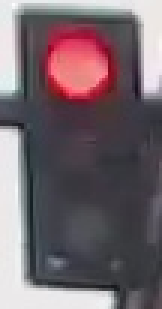
#> input picture Project6_Traffic Light Classifier/traffic_light_images/training/red/10a18f3d-79d7-447f-ab9e-6de78b09477f.jpg, 54 x 103 px (shown 3 times larger)
$ jupyter execute --allow-errors Traffic_Light_Classifier.ipynb   (shell and % lines are left out)
#> lines starting #> are read from the running program, lines starting #| are printed output that depends on the picture
### Project6_Traffic Light Classifier/helpers.py
# Helper functions

import os
import glob # library for loading images from a directory
import matplotlib.image as mpimg


# This function loads in images and their labels and places them in a list
# The list contains all images and their associated labels
# For example, after data is loaded, im_list[0][:] will be the first image-label pair in the list
def load_dataset(image_dir):

    # Populate this empty image list
#> called with image_dir = 'traffic_light_images/training/'
    im_list = []
    image_types = ["red", "yellow", "green"]

    # Iterate through each color folder
    for im_type in image_types:

        # Iterate through each image file in each image_type folder
        # glob reads in any image with the extension "image_dir/im_type/*"
        for file in glob.glob(os.path.join(image_dir, im_type, "*")):

            # Read in the image
            im = mpimg.imread(file)
#> im is the input picture: shape (103, 54, 3); mean R, G, B 115.4, 101.5, 108.1

            # Check if the image exists/if it's been correctly read-in
            if not im is None:
                # Append the image, and it's type (red, green, yellow) to the image list
                im_list.append((im, im_type))

    return im_list

### Project6_Traffic Light Classifier/test_functions.py
# All test code
import unittest
from IPython.display import Markdown, display


# Helper functions for printing markdown text (text in color/bold/etc)
def printmd(string):
    display(Markdown(string))

# Print a test failed message, given an error
def print_fail():
    printmd('**<span style="color: red;">TEST FAILED</span>**')

# Print a test passed message
def print_pass():
    printmd('**<span style="color: green;">TEST PASSED</span>**')


# A class holding all tests
class Tests(unittest.TestCase):


    # Tests the `one_hot_encode` function, which is passed in as an argument
    def test_one_hot(self, one_hot_function):

        # Test that the generated one-hot labels match the expected one-hot label
        # For all three cases (red, yellow, green)
        try:
            self.assertEqual([1,0,0], one_hot_function('red'))
            self.assertEqual([0,1,0], one_hot_function('yellow'))
            self.assertEqual([0,0,1], one_hot_function('green'))

        # If the function does *not* pass all 3 tests above, it enters this exception
        except self.failureException as e:
            # Print out an error message
            print_fail()
            print("Your function did not return the expected one-hot label.")
            print('\n'+str(e))
            return

        # Print out a "test passed" message
        print_pass()


    # Tests if any misclassified images are red but mistakenly classified as green
    # [19 lines left out: function test_red_as_green, not called in this run]

### Project6_Traffic Light Classifier/Traffic_Light_Classifier.ipynb
# Traffic Light Classifier
---

In this project, you’ll use your knowledge of computer vision techniques to build a classifier for images of traffic lights! You'll be given a dataset of traffic light images in which one of three lights is illuminated: red, yellow, or green.

In this notebook, you'll pre-process these images, extract features that will help us distinguish the different types of images, and use those features to classify the traffic light images into three classes: red, yellow, or green. The tasks will be broken down into a few sections:

1. **Loading and visualizing the data**.
      The first step in any classification task is to be familiar with your data; you'll need to load in the images of traffic lights and visualize them!

2. **Pre-processing**.
    The input images and output labels need to be standardized. This way, you can analyze all the input images using the same classification pipeline, and you know what output to expect when you eventually classify a *new* image.

3. **Feature extraction**.
    Next, you'll extract some features from each image that will help distinguish and eventually classify these images.

4. **Classification and visualizing error**.
    Finally, you'll write one function that uses your features to classify *any* traffic light image. This function will take in an image and output a label. You'll also be given code to determine the accuracy of your classification model.

5. **Evaluate your model**.
    To pass this project, your classifier must be >90% accurate and never classify any red lights as green; it's likely that you'll need to improve the accuracy of your classifier by changing existing features or adding new features. I'd also encourage you to try to get as close to 100% accuracy as possible!

Here are some sample images from the dataset (from left to right: red, green, and yellow traffic lights):

---
### *Here's what you need to know to complete the project:*

Some template code has already been provided for you, but you'll need to implement additional code steps to successfully complete this project. Any code that is required to pass this project is marked with **'(IMPLEMENTATION)'** in the header. There are also a couple of questions about your thoughts as you work through this project, which are marked with **'(QUESTION)'** in the header. Make sure to answer all questions and to check your work against the [project rubric](https://review.udacity.com/#!/rubrics/1213/view) to make sure you complete the necessary classification steps!

Your project submission will be evaluated based on the code implementations you provide, and on two main classification criteria.
Your complete traffic light classifier should have:
1. **Greater than 90% accuracy**
2. ***Never* classify red lights as green**

# 1. Loading and Visualizing the Traffic Light Dataset

This traffic light dataset consists of 1484 number of color images in 3 categories - red, yellow, and green. As with most human-sourced data, the data is not evenly distributed among the types. There are:
* 904 red traffic light images
* 536 green traffic light images
* 44 yellow traffic light images

*Note: All images come from this [MIT self-driving car course](https://selfdrivingcars.mit.edu/) and are licensed under a [Creative Commons Attribution-ShareAlike 4.0 International License](https://creativecommons.org/licenses/by-sa/4.0/).*

### Import resources

Before you get started on the project code, import the libraries and resources that you'll need.

[cell 1]
import cv2 # computer vision library
import helpers # helper functions

import random
import numpy as np
import matplotlib.pyplot as plt
import matplotlib.image as mpimg # for loading in images

## Training and Testing Data

All 1484 of the traffic light images are separated into training and testing datasets.

* 80% of these images are training images, for you to use as you create a classifier.
* 20% are test images, which will be used to test the accuracy of your classifier.
* All images are pictures of 3-light traffic lights with one light illuminated.

## Define the image directories

First, we set some variables to keep track of some where our images are stored:

    IMAGE_DIR_TRAINING: the directory where our training image data is stored
    IMAGE_DIR_TEST: the directory where our test image data is stored

[cell 2]
# Image data directories
IMAGE_DIR_TRAINING = "traffic_light_images/training/"
IMAGE_DIR_TEST = "traffic_light_images/test/"

## Load the datasets

These first few lines of code will load the training traffic light images and store all of them in a variable, `IMAGE_LIST`. This list contains the images and their associated label ("red", "yellow", "green").

You are encouraged to take a look at the `load_dataset` function in the helpers.py file. This will give you a good idea about how lots of image files can be read in from a directory using the [glob library](https://pymotw.com/2/glob/). The `load_dataset` function takes in the name of an image directory and returns a list of images and their associated labels.

For example, the first image-label pair in `IMAGE_LIST` can be accessed by index:
``` IMAGE_LIST[0][:]```.

[cell 3]
# Using the load_dataset function in helpers.py
# Load training data
IMAGE_LIST = helpers.load_dataset(IMAGE_DIR_TRAINING)
#> IMAGE_LIST = 2 items

## Visualize the Data

The first steps in analyzing any dataset are to 1. load the data and 2. look at the data. Seeing what it looks like will give you an idea of what to look for in the images, what kind of noise or inconsistencies you have to deal with, and so on. This will help you understand the image dataset, and **understanding a dataset is part of making predictions about the data**.

---
### Visualize the input images

Visualize and explore the image data! Write code to display an image in `IMAGE_LIST`:
* Display the image
* Print out the shape of the image
* Print out its corresponding label

See if you can display at least one of each type of traffic light image – red, green, and yellow — and look at their similarities and differences.

[cell 4]
## TODO: Write code to display an image in IMAGE_LIST (try finding a yellow traffic light!)
## TODO: Print out 1. The shape of the image and 2. The image's label
yellow_list = []
for idx in range(len(IMAGE_LIST)):
    if IMAGE_LIST[idx][1] == 'yellow':
        yellow_list.append(idx)
        break
#> this loop made 2 passes
#> after the loop, yellow_list = []
print(yellow_list)

# The first image in IMAGE_LIST is displayed below (without information about shape or label)
#> (the rest of this cell did not finish here and is left out)

# 2. Pre-process the Data

After loading in each image, you have to standardize the input and output!

### Input

This means that every input image should be in the same format, of the same size, and so on. We'll be creating features by performing the same analysis on every picture, and for a classification task like this, it's important that **similar images create similar features**!

### Output

We also need the output to be a label that is easy to read and easy to compare with other labels. It is good practice to convert categorical data like "red" and "green" to numerical data.

A very common classification output is a 1D list that is the length of the number of classes - three in the case of red, yellow, and green lights - with the values 0 or 1 indicating which class a certain image is. For example, since we have three classes (red, yellow, and green), we can make a list with the order: [red value, yellow value, green value]. In general, order does not matter, we choose the order [red value, yellow value, green value] in this case to reflect the position of each light in descending vertical order.

A red light should have the  label: [1, 0, 0]. Yellow should be: [0, 1, 0]. Green should be: [0, 0, 1]. These labels are called **one-hot encoded labels**.

*(Note: one-hot encoding will be especially important when you work with [machine learning algorithms](https://machinelearningmastery.com/how-to-one-hot-encode-sequence-data-in-python/)).*

---
<a id='task2'></a>
### (IMPLEMENTATION): Standardize the input images

* Resize each image to the desired input size: 32x32px.
* (Optional) You may choose to crop, shift, or rotate the images in this step as well.

It's very common to have square input sizes that can be rotated (and remain the same size), and analyzed in smaller, square patches. It's also important to make all your images the same size so that they can be sent through the same pipeline of classification steps!

[cell 5]
# This function should take in an RGB image and return a new, standardized version
def standardize_input(image):

    ## TODO: Resize image and pre-process so that all "standard" images are the same size
    standard_im = np.copy(image)
    standard_im = cv2.resize(standard_im, (32, 32))

    return standard_im

## Standardize the output

With each loaded image, we also specify the expected output. For this, we use **one-hot encoding**.

* One-hot encode the labels. To do this, create an array of zeros representing each class of traffic light (red, yellow, green), and set the index of the expected class number to 1.

Since we have three classes (red, yellow, and green), we have imposed an order of: [red value, yellow value, green value]. To one-hot encode, say, a yellow light, we would first initialize an array to [0, 0, 0] and change the middle value (the yellow value) to 1: [0, 1, 0].

---
<a id='task3'></a>
### (IMPLEMENTATION): Implement one-hot encoding

[cell 6]
## TODO: One hot encode an image label
## Given a label - "red", "green", or "yellow" - return a one-hot encoded label

# Examples:
# one_hot_encode("red") should return: [1, 0, 0]
# one_hot_encode("yellow") should return: [0, 1, 0]
# one_hot_encode("green") should return: [0, 0, 1]

def one_hot_encode(label):

    ## TODO: Create a one-hot encoded label that works for all classes of traffic lights
    one_hot_encoded = [0, 0, 0]

    if label == 'red':
        one_hot_encoded = [1, 0, 0]
    elif label == 'yellow':
        one_hot_encoded = [0, 1, 0]
    elif label == 'green':
        one_hot_encoded = [0, 0, 1]
    else:
        raise ExceptionEroor('Label is not red or yellow or green!')

    return one_hot_encoded

### Testing as you Code

After programming a function like this, it's a good idea to test it, and see if it produces the expected output. **In general, it's good practice to test code in small, functional pieces, after you write it**. This way, you can make sure that your code is correct as you continue to build a classifier, and you can identify any errors early on so that they don't compound.

All test code can be found in the file `test_functions.py`. You are encouraged to look through that code and add your own testing code if you find it useful!

One test function you'll find is: `test_one_hot(self, one_hot_function)` which takes in one argument, a one_hot_encode function, and tests its functionality. If your one_hot_label code does not work as expected, this test will print ot an error message that will tell you a bit about why your code failed. Once your code works, this should print out TEST PASSED.

[cell 7]
# Importing the tests
import test_functions
tests = test_functions.Tests()

# Test for one_hot_encode function
tests.test_one_hot(one_hot_encode)

## Construct a `STANDARDIZED_LIST` of input images and output labels.

This function takes in a list of image-label pairs and outputs a **standardized** list of resized images and one-hot encoded labels.

This uses the functions you defined above to standardize the input and output, so those functions must be complete for this standardization to work!

[cell 8]
def standardize(image_list):

    # Empty image data array
    standard_list = []

    # Iterate through all the image-label pairs
    for item in image_list:
        image = item[0]
        label = item[1]

        # Standardize the image
        standardized_im = standardize_input(image)

        # One-hot encode the label
        one_hot_label = one_hot_encode(label)

        # Append the image, and it's one hot encoded label to the full, processed list of image data
        standard_list.append((standardized_im, one_hot_label))
#> this loop made 2 passes
#> (label, one_hot_label) on passes 1 to 2: ('red', [1, 0, 0]), ('green', [0, 0, 1])
#> pass 1, in standardize_input, `standard_im = cv2.resize(standard_im, (32, 32))`:
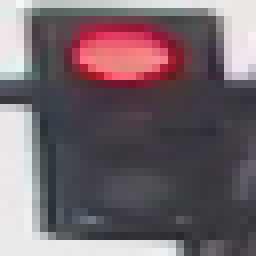
#> standard_im: shape (32, 32, 3) (shown 8 times larger); mean R, G, B 115.4, 101.4, 108
#> pass 2, in standardize_input (call 2), `standard_im = cv2.resize(standard_im, (32, 32))`:
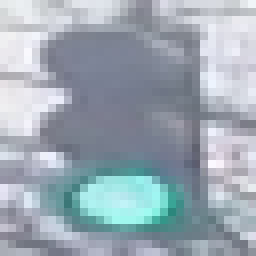
#> standard_im: shape (32, 32, 3) (shown 8 times larger); mean R, G, B 156.6, 169, 179.3
#> after the loop, standard_list = 2 items

    return standard_list

# Standardize all training images
STANDARDIZED_LIST = standardize(IMAGE_LIST)
#> STANDARDIZED_LIST = 2 items

## Visualize the standardized data

Display a standardized image from STANDARDIZED_LIST and compare it with a non-standardized image from IMAGE_LIST. Note that their sizes and appearance are different!

[cell 9]
## TODO: Display a standardized image and its label
index = 0
standardized_img = STANDARDIZED_LIST[index][0]
non_standardized_img = IMAGE_LIST[index][0]

print("Standardized-image: ", standardized_img.shape)
#| Standardized-image:  (32, 32, 3)
print("Non-Standardized-image", non_standardized_img.shape)
#| Non-Standardized-image (103, 54, 3)
plt.subplot(121).imshow(standardized_img)
#> (this line was passed over: IPython is not available in this run)
plt.subplot(122).imshow(non_standardized_img)
#> (this line was passed over: IPython is not available in this run)
plt.show()

# 3. Feature Extraction

You'll be using what you now about color spaces, shape analysis, and feature construction to create features that help distinguish and classify the three types of traffic light images.

You'll be tasked with creating **one feature** at a minimum (with the option to create more). The required feature is **a brightness feature using HSV color space**:

1. A brightness feature.
    - Using HSV color space, create a feature that helps you identify the 3 different classes of traffic light.
    - You'll be asked some questions about what methods you tried to locate this traffic light, so, as you progress through this notebook, always be thinking about your approach: what works and what doesn't?

2. (Optional): Create more features!

Any more features that you create are up to you and should improve the accuracy of your traffic light classification algorithm! One thing to note is that, to pass this project you must **never classify a red light as a green light** because this creates a serious safety risk for a self-driving car. To avoid this misclassification, you might consider adding another feature that specifically distinguishes between red and green lights.

These features will be combined near the end of his notebook to form a complete classification algorithm.

## Creating a brightness feature

There are a number of ways to create a brightness feature that will help you characterize images of traffic lights, and it will be up to you to decide on the best procedure to complete this step. You should visualize and test your code as you go.

Pictured below is a sample pipeline for creating a brightness feature (from left to right: standardized image, HSV color-masked image, cropped image, brightness feature):

## RGB to HSV conversion

Below, a test image is converted from RGB to HSV colorspace and each component is displayed in an image.

[cell 10]
# Convert and image to HSV colorspace
# Visualize the individual color channels

image_num = 0
test_im = STANDARDIZED_LIST[image_num][0]
test_label = STANDARDIZED_LIST[image_num][1]
#> test_label = [1, 0, 0]

# Convert to HSV
hsv = cv2.cvtColor(test_im, cv2.COLOR_RGB2HSV)
#> hsv: shape (32, 32, 3); mean H, S, V 124.8, 41.4, 119.8

# Print image label
print('Label [red, yellow, green]: ' + str(test_label))
#| Label [red, yellow, green]: [1, 0, 0]

# HSV channels
h = hsv[:,:,0]
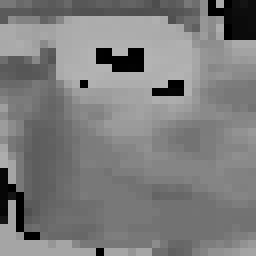
#> h: shape (32, 32) (shown 8 times larger); min 0, max 179, mean 124.8
s = hsv[:,:,1]
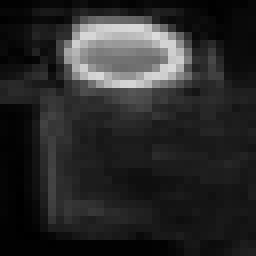
#> s: shape (32, 32) (shown 8 times larger); min 0, max 220, mean 41.4
v = hsv[:,:,2]
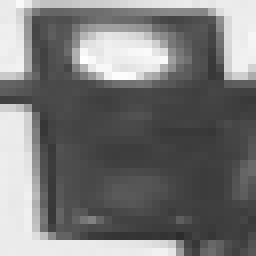
#> v: shape (32, 32) (shown 8 times larger); min 44, max 255, mean 119.8
#> (the rest of the program and of its run is left out)
